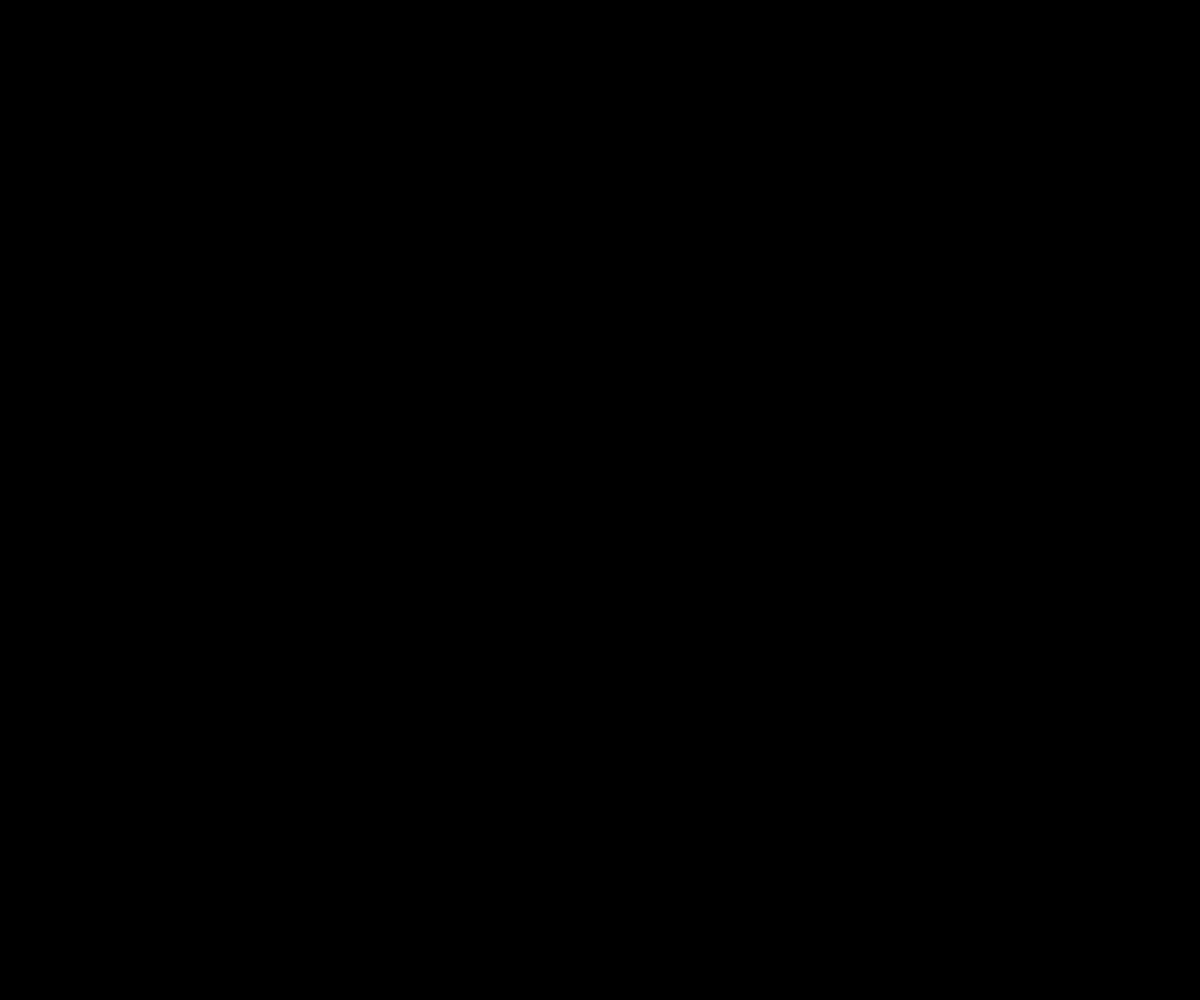
Frame 1 (no input)
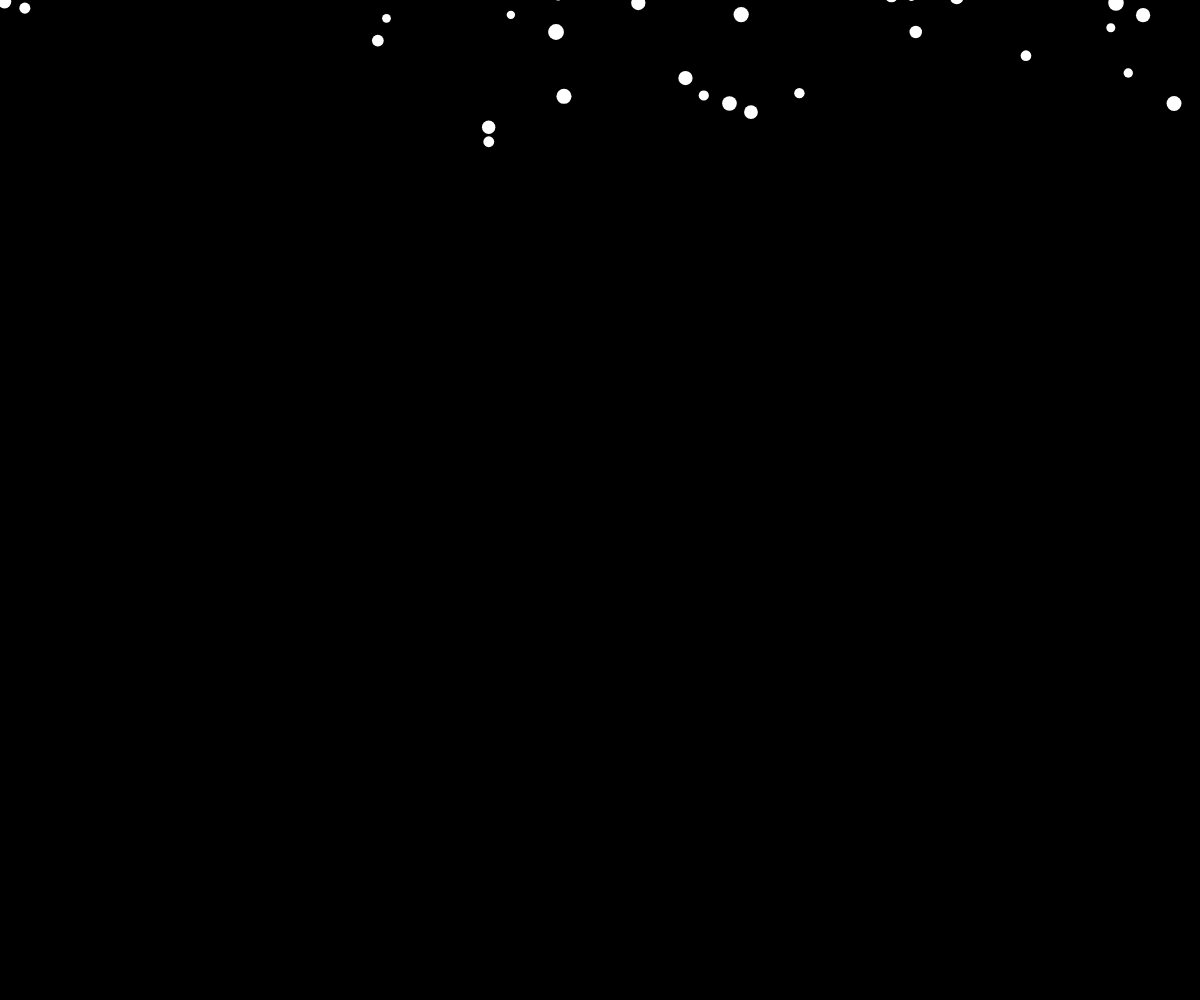
Frame 60 (no input)
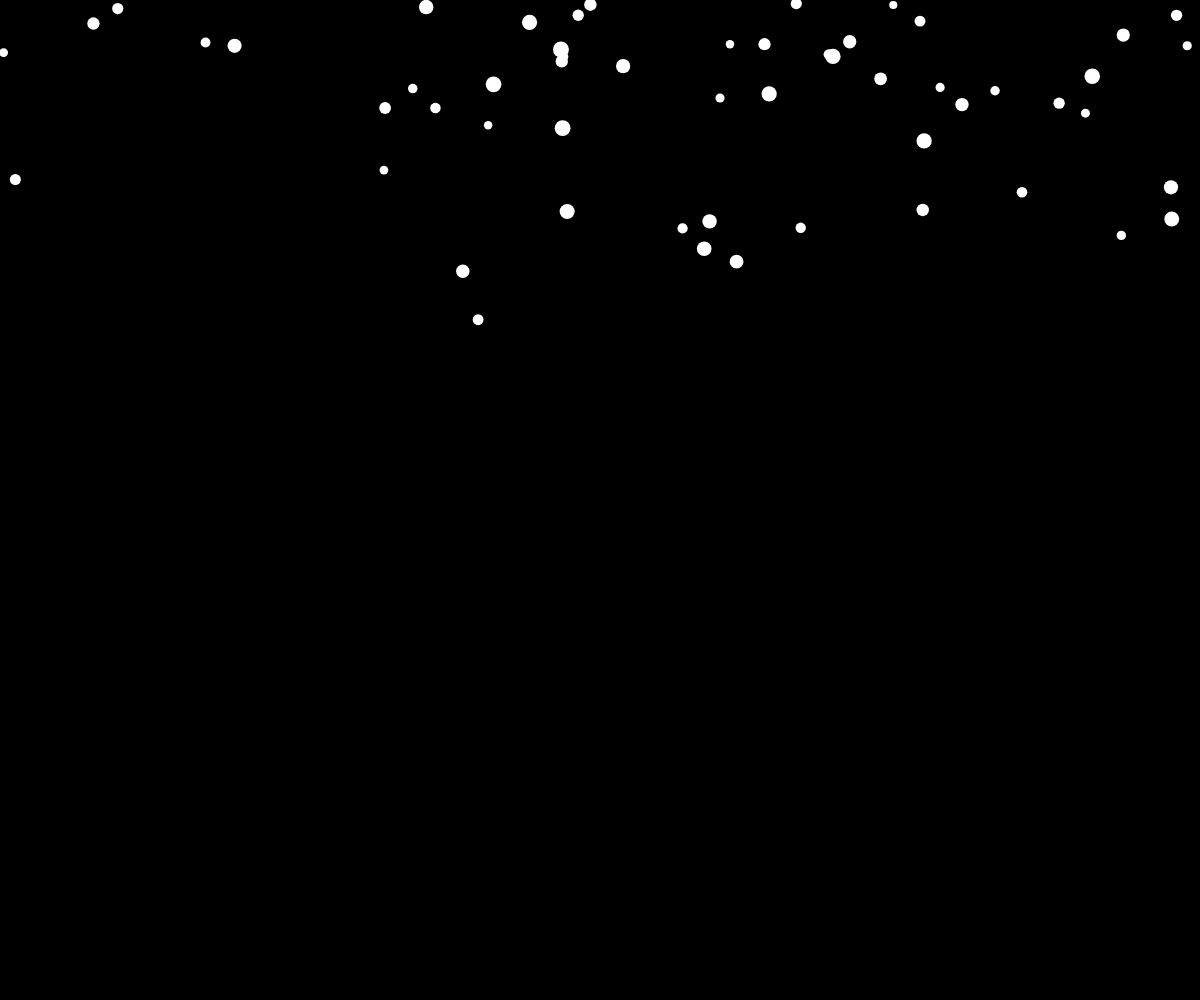
Frame 120 (the mouse pressed at the canvas centre since frame 60)

The p5.js sketch that drew these frames (run headless with seeded random() and noise() and a simulated clock; from frame 60 on, the mouse is pressed at the canvas centre):

// p5.js sketch
// ── sketch.js
let snowflakes = []; // array to hold snowflake objects

function setup() {
  createCanvas(windowWidth, windowHeight); // create canvas with window dimensions
  noStroke();
  fill(255); // set the fill color to white
}

function draw() {
  background(0); // set the background color to black
  
  // create a random number of snowflakes each frame
  for (let i = 0; i < 5; i++) { // generate up to 5 snowflakes per frame
    if (random(1) < 0.1) { // with a probability of 10%
      snowflakes.push(new snowflake()); // append snowflake object
    }
  }
  
  // loop through snowflakes with a for..of loop
  for (let flake of snowflakes) {
    flake.update(); // update snowflake position
    flake.display(); // draw snowflake
  }
  
  // remove snowflakes that are out of canvas
  snowflakes = snowflakes.filter(flake => flake.posY <= height);
}

// function to handle window resizing
function windowResized() {
  resizeCanvas(windowWidth, windowHeight);
}

// snowflake class
function snowflake() {
  // initialize coordinates
  this.posX = random(0, width);
  this.posY = random(-50, 0);
  this.size = random(8, 16); // increase size range for larger snowflakes
  this.speed = random(1, 3);
  this.wind = random(-0.5, 0.5);
  
  this.update = function() {
    // move snowflake down
    this.posY += this.speed;
    // move snowflake sideways slightly
    this.posX += this.wind;
  };
  
  this.display = function() {
    ellipse(this.posX, this.posY, this.size);
  };
}
